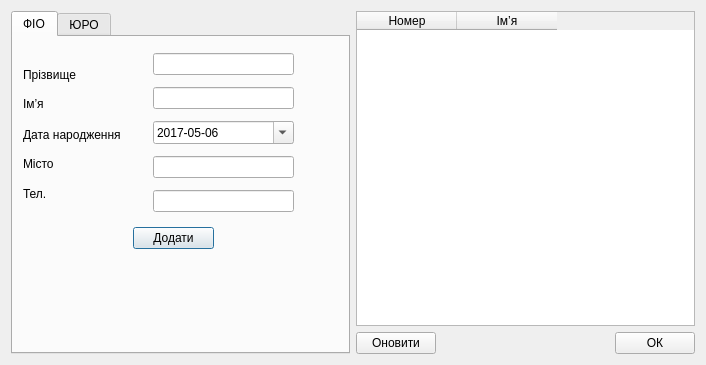
<?xml version="1.0" encoding="UTF-8"?>
<ui version="4.0">
 <class>CounterAgent</class>
 <widget class="QDialog" name="CounterAgent">
  <property name="geometry">
   <rect>
    <x>0</x>
    <y>0</y>
    <width>706</width>
    <height>365</height>
   </rect>
  </property>
  <property name="windowTitle">
   <string>Dialog</string>
  </property>
  <layout class="QHBoxLayout" name="horizontalLayout">
   <item>
    <widget class="QTabWidget" name="tabWidget">
     <property name="currentIndex">
      <number>0</number>
     </property>
     <widget class="QWidget" name="tab_5">
      <attribute name="title">
       <string>ФІО</string>
      </attribute>
      <widget class="QLabel" name="label_2">
       <property name="geometry">
        <rect>
         <x>10</x>
         <y>60</y>
         <width>59</width>
         <height>14</height>
        </rect>
       </property>
       <property name="text">
        <string>Ім’я</string>
       </property>
      </widget>
      <widget class="QLabel" name="label_3">
       <property name="geometry">
        <rect>
         <x>10</x>
         <y>30</y>
         <width>71</width>
         <height>16</height>
        </rect>
       </property>
       <property name="text">
        <string>Прізвище</string>
       </property>
      </widget>
      <widget class="QLabel" name="label_4">
       <property name="geometry">
        <rect>
         <x>10</x>
         <y>90</y>
         <width>121</width>
         <height>16</height>
        </rect>
       </property>
       <property name="text">
        <string>Дата народження</string>
       </property>
      </widget>
      <widget class="QLabel" name="label_5">
       <property name="geometry">
        <rect>
         <x>10</x>
         <y>150</y>
         <width>59</width>
         <height>14</height>
        </rect>
       </property>
       <property name="text">
        <string>Тел.</string>
       </property>
      </widget>
      <widget class="QLabel" name="label_6">
       <property name="geometry">
        <rect>
         <x>10</x>
         <y>120</y>
         <width>59</width>
         <height>14</height>
        </rect>
       </property>
       <property name="text">
        <string>Місто</string>
       </property>
      </widget>
      <widget class="QPushButton" name="pushButton_3">
       <property name="geometry">
        <rect>
         <x>120</x>
         <y>190</y>
         <width>81</width>
         <height>22</height>
        </rect>
       </property>
       <property name="text">
        <string>Додати</string>
       </property>
      </widget>
      <widget class="QWidget" name="layoutWidget">
       <property name="geometry">
        <rect>
         <x>140</x>
         <y>10</y>
         <width>141</width>
         <height>171</height>
        </rect>
       </property>
       <layout class="QVBoxLayout" name="verticalLayout_3">
        <item>
         <widget class="QLineEdit" name="lineEdit">
          <property name="cursor">
           <cursorShape>SizeFDiagCursor</cursorShape>
          </property>
         </widget>
        </item>
        <item>
         <widget class="QLineEdit" name="lineEdit_2"/>
        </item>
        <item>
         <widget class="QDateEdit" name="dateEdit">
          <property name="currentSection">
           <enum>QDateTimeEdit::YearSection</enum>
          </property>
          <property name="displayFormat">
           <string>yyyy-MM-dd</string>
          </property>
          <property name="calendarPopup">
           <bool>true</bool>
          </property>
          <property name="date">
           <date>
            <year>2017</year>
            <month>5</month>
            <day>6</day>
           </date>
          </property>
         </widget>
        </item>
        <item>
         <widget class="QLineEdit" name="lineEdit_4"/>
        </item>
        <item>
         <widget class="QLineEdit" name="lineEdit_5"/>
        </item>
       </layout>
      </widget>
      <widget class="QLabel" name="ErrorLabel_Order_2">
       <property name="enabled">
        <bool>false</bool>
       </property>
       <property name="geometry">
        <rect>
         <x>30</x>
         <y>230</y>
         <width>241</width>
         <height>81</height>
        </rect>
       </property>
       <property name="font">
        <font>
         <italic>true</italic>
        </font>
       </property>
       <property name="locale">
        <locale language="Ukrainian" country="Ukraine"/>
       </property>
       <property name="text">
        <string>&lt;html&gt;&lt;head/&gt;&lt;body&gt;&lt;p&gt;&lt;br/&gt;&lt;/p&gt;&lt;/body&gt;&lt;/html&gt;</string>
       </property>
       <property name="scaledContents">
        <bool>false</bool>
       </property>
       <property name="wordWrap">
        <bool>false</bool>
       </property>
      </widget>
      <zorder>layoutWidget</zorder>
      <zorder>label_2</zorder>
      <zorder>label_3</zorder>
      <zorder>label_4</zorder>
      <zorder>label_5</zorder>
      <zorder>label_6</zorder>
      <zorder>pushButton_3</zorder>
      <zorder>ErrorLabel_Order_2</zorder>
     </widget>
     <widget class="QWidget" name="tab_6">
      <attribute name="title">
       <string>ЮРО</string>
      </attribute>
      <widget class="QWidget" name="legal_entity" native="true">
       <property name="geometry">
        <rect>
         <x>0</x>
         <y>20</y>
         <width>281</width>
         <height>150</height>
        </rect>
       </property>
       <widget class="QLabel" name="label_9">
        <property name="geometry">
         <rect>
          <x>20</x>
          <y>10</y>
          <width>101</width>
          <height>30</height>
         </rect>
        </property>
        <property name="font">
         <font>
          <pointsize>10</pointsize>
          <weight>50</weight>
          <bold>false</bold>
         </font>
        </property>
        <property name="text">
         <string>Назва</string>
        </property>
       </widget>
       <widget class="QLabel" name="label_10">
        <property name="geometry">
         <rect>
          <x>20</x>
          <y>40</y>
          <width>101</width>
          <height>30</height>
         </rect>
        </property>
        <property name="font">
         <font>
          <pointsize>10</pointsize>
          <weight>50</weight>
          <bold>false</bold>
         </font>
        </property>
        <property name="text">
         <string>Адреса</string>
        </property>
       </widget>
       <widget class="QLabel" name="label_11">
        <property name="geometry">
         <rect>
          <x>20</x>
          <y>70</y>
          <width>111</width>
          <height>30</height>
         </rect>
        </property>
        <property name="font">
         <font>
          <pointsize>10</pointsize>
          <weight>50</weight>
          <bold>false</bold>
         </font>
        </property>
        <property name="text">
         <string>Ідент. код*</string>
        </property>
       </widget>
       <widget class="QLabel" name="label_12">
        <property name="geometry">
         <rect>
          <x>20</x>
          <y>100</y>
          <width>101</width>
          <height>30</height>
         </rect>
        </property>
        <property name="font">
         <font>
          <pointsize>10</pointsize>
          <weight>50</weight>
          <bold>false</bold>
         </font>
        </property>
        <property name="text">
         <string>Телефон*</string>
        </property>
       </widget>
       <widget class="QLineEdit" name="lineEdit_5_legal_entity_name">
        <property name="geometry">
         <rect>
          <x>120</x>
          <y>10</y>
          <width>150</width>
          <height>25</height>
         </rect>
        </property>
       </widget>
       <widget class="QLineEdit" name="lineEdit_6_legal_entity_id_code">
        <property name="geometry">
         <rect>
          <x>120</x>
          <y>70</y>
          <width>150</width>
          <height>25</height>
         </rect>
        </property>
       </widget>
       <widget class="QLineEdit" name="lineEdit_7_legal_entity_addr">
        <property name="geometry">
         <rect>
          <x>120</x>
          <y>40</y>
          <width>150</width>
          <height>25</height>
         </rect>
        </property>
       </widget>
       <widget class="QLineEdit" name="lineEdit_8_legal_entity_telephone">
        <property name="geometry">
         <rect>
          <x>120</x>
          <y>100</y>
          <width>150</width>
          <height>25</height>
         </rect>
        </property>
       </widget>
      </widget>
      <widget class="QPushButton" name="pushButton_4">
       <property name="geometry">
        <rect>
         <x>110</x>
         <y>180</y>
         <width>81</width>
         <height>22</height>
        </rect>
       </property>
       <property name="text">
        <string>Додати</string>
       </property>
      </widget>
      <widget class="QLabel" name="ErrorLabel_Order">
       <property name="enabled">
        <bool>false</bool>
       </property>
       <property name="geometry">
        <rect>
         <x>30</x>
         <y>220</y>
         <width>241</width>
         <height>81</height>
        </rect>
       </property>
       <property name="font">
        <font>
         <italic>true</italic>
        </font>
       </property>
       <property name="locale">
        <locale language="Ukrainian" country="Ukraine"/>
       </property>
       <property name="text">
        <string>&lt;html&gt;&lt;head/&gt;&lt;body&gt;&lt;p&gt;&lt;br/&gt;&lt;/p&gt;&lt;/body&gt;&lt;/html&gt;</string>
       </property>
       <property name="scaledContents">
        <bool>false</bool>
       </property>
       <property name="wordWrap">
        <bool>false</bool>
       </property>
      </widget>
     </widget>
    </widget>
   </item>
   <item>
    <layout class="QGridLayout" name="gridLayout">
     <item row="2" column="1">
      <layout class="QGridLayout" name="gridLayout_2">
       <item row="2" column="3">
        <widget class="QPushButton" name="pushButton_2">
         <property name="text">
          <string>ОК</string>
         </property>
        </widget>
       </item>
       <item row="2" column="2">
        <spacer name="horizontalSpacer_2">
         <property name="orientation">
          <enum>Qt::Horizontal</enum>
         </property>
         <property name="sizeHint" stdset="0">
          <size>
           <width>40</width>
           <height>20</height>
          </size>
         </property>
        </spacer>
       </item>
       <item row="2" column="0">
        <widget class="QPushButton" name="pushButton_5">
         <property name="text">
          <string>Оновити</string>
         </property>
        </widget>
       </item>
       <item row="2" column="1">
        <spacer name="horizontalSpacer_3">
         <property name="orientation">
          <enum>Qt::Horizontal</enum>
         </property>
         <property name="sizeHint" stdset="0">
          <size>
           <width>40</width>
           <height>20</height>
          </size>
         </property>
        </spacer>
       </item>
      </layout>
     </item>
     <item row="1" column="1">
      <widget class="QTableWidget" name="tableWidget">
       <property name="editTriggers">
        <set>QAbstractItemView::NoEditTriggers</set>
       </property>
       <property name="sortingEnabled">
        <bool>true</bool>
       </property>
       <column>
        <property name="text">
         <string>Номер</string>
        </property>
       </column>
       <column>
        <property name="text">
         <string>Ім’я</string>
        </property>
       </column>
      </widget>
     </item>
    </layout>
   </item>
  </layout>
 </widget>
 <tabstops>
  <tabstop>pushButton_2</tabstop>
  <tabstop>tabWidget</tabstop>
  <tabstop>lineEdit_5_legal_entity_name</tabstop>
  <tabstop>lineEdit_7_legal_entity_addr</tabstop>
  <tabstop>lineEdit_6_legal_entity_id_code</tabstop>
  <tabstop>lineEdit_8_legal_entity_telephone</tabstop>
  <tabstop>pushButton_4</tabstop>
  <tabstop>lineEdit</tabstop>
  <tabstop>lineEdit_2</tabstop>
  <tabstop>dateEdit</tabstop>
  <tabstop>lineEdit_4</tabstop>
  <tabstop>lineEdit_5</tabstop>
  <tabstop>pushButton_5</tabstop>
  <tabstop>tableWidget</tabstop>
  <tabstop>pushButton_3</tabstop>
 </tabstops>
 <resources/>
 <connections/>
</ui>
